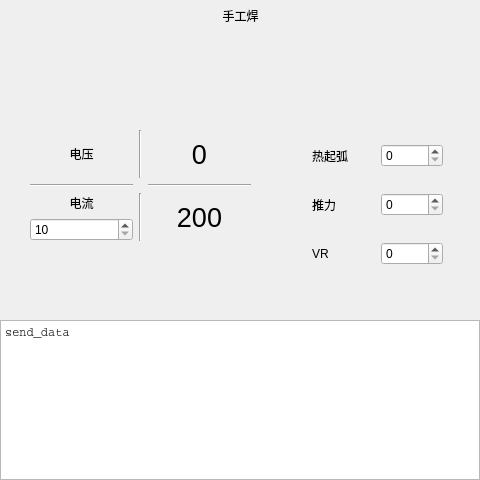
<?xml version="1.0" encoding="UTF-8"?>
<ui version="4.0">
 <class>Dialog_hand</class>
 <widget class="QDialog" name="Dialog_hand">
  <property name="geometry">
   <rect>
    <x>0</x>
    <y>0</y>
    <width>480</width>
    <height>480</height>
   </rect>
  </property>
  <property name="windowTitle">
   <string>Dialog</string>
  </property>
  <widget class="QTextEdit" name="textEdit">
   <property name="geometry">
    <rect>
     <x>0</x>
     <y>320</y>
     <width>480</width>
     <height>160</height>
    </rect>
   </property>
   <property name="font">
    <font>
     <family>Courier</family>
     <pointsize>15</pointsize>
    </font>
   </property>
   <property name="html">
    <string>&lt;!DOCTYPE HTML PUBLIC &quot;-//W3C//DTD HTML 4.0//EN&quot; &quot;http://www.w3.org/TR/REC-html40/strict.dtd&quot;&gt;
&lt;html&gt;&lt;head&gt;&lt;meta name=&quot;qrichtext&quot; content=&quot;1&quot; /&gt;&lt;meta charset=&quot;utf-8&quot; /&gt;&lt;style type=&quot;text/css&quot;&gt;
p, li { white-space: pre-wrap; }
&lt;/style&gt;&lt;/head&gt;&lt;body style=&quot; font-family:'Courier'; font-size:15pt; font-weight:400; font-style:normal;&quot;&gt;
&lt;p style=&quot; margin-top:0px; margin-bottom:0px; margin-left:0px; margin-right:0px; -qt-block-indent:0; text-indent:0px;&quot;&gt;&lt;span style=&quot; font-family:'Microsoft YaHei UI'; font-size:9pt;&quot;&gt;send_data&lt;/span&gt;&lt;/p&gt;&lt;/body&gt;&lt;/html&gt;</string>
   </property>
  </widget>
  <widget class="QLabel" name="label_8">
   <property name="geometry">
    <rect>
     <x>0</x>
     <y>0</y>
     <width>481</width>
     <height>32</height>
    </rect>
   </property>
   <property name="text">
    <string>手工焊</string>
   </property>
   <property name="alignment">
    <set>Qt::AlignCenter</set>
   </property>
  </widget>
  <widget class="QWidget" name="">
   <property name="geometry">
    <rect>
     <x>30</x>
     <y>130</y>
     <width>221</width>
     <height>111</height>
    </rect>
   </property>
   <layout class="QGridLayout" name="gridLayout_3">
    <item row="0" column="0">
     <widget class="QLabel" name="label">
      <property name="text">
       <string>电压</string>
      </property>
      <property name="alignment">
       <set>Qt::AlignCenter</set>
      </property>
     </widget>
    </item>
    <item row="0" column="2">
     <widget class="QLabel" name="label_3">
      <property name="font">
       <font>
        <pointsize>20</pointsize>
       </font>
      </property>
      <property name="text">
       <string>0</string>
      </property>
      <property name="alignment">
       <set>Qt::AlignCenter</set>
      </property>
     </widget>
    </item>
    <item row="2" column="0">
     <layout class="QGridLayout" name="gridLayout_2">
      <item row="0" column="0">
       <widget class="QLabel" name="label_2">
        <property name="text">
         <string>电流</string>
        </property>
        <property name="alignment">
         <set>Qt::AlignCenter</set>
        </property>
       </widget>
      </item>
      <item row="1" column="0">
       <widget class="QSpinBox" name="spinBox_2">
        <property name="minimum">
         <number>10</number>
        </property>
        <property name="maximum">
         <number>270</number>
        </property>
       </widget>
      </item>
     </layout>
    </item>
    <item row="1" column="2">
     <widget class="Line" name="line_2">
      <property name="orientation">
       <enum>Qt::Horizontal</enum>
      </property>
     </widget>
    </item>
    <item row="2" column="2">
     <widget class="QLabel" name="label_4">
      <property name="font">
       <font>
        <pointsize>20</pointsize>
       </font>
      </property>
      <property name="text">
       <string>200</string>
      </property>
      <property name="alignment">
       <set>Qt::AlignCenter</set>
      </property>
     </widget>
    </item>
    <item row="1" column="0">
     <widget class="Line" name="line">
      <property name="orientation">
       <enum>Qt::Horizontal</enum>
      </property>
     </widget>
    </item>
    <item row="2" column="1">
     <widget class="Line" name="line_3">
      <property name="orientation">
       <enum>Qt::Vertical</enum>
      </property>
     </widget>
    </item>
    <item row="0" column="1">
     <widget class="Line" name="line_4">
      <property name="orientation">
       <enum>Qt::Vertical</enum>
      </property>
     </widget>
    </item>
   </layout>
  </widget>
  <widget class="QWidget" name="">
   <property name="geometry">
    <rect>
     <x>312</x>
     <y>124</y>
     <width>131</width>
     <height>161</height>
    </rect>
   </property>
   <layout class="QGridLayout" name="gridLayout_6">
    <item row="0" column="0">
     <layout class="QGridLayout" name="gridLayout">
      <item row="0" column="0">
       <widget class="QLabel" name="label_5">
        <property name="text">
         <string>热起弧</string>
        </property>
       </widget>
      </item>
      <item row="0" column="1">
       <widget class="QSpinBox" name="spinBox_3">
        <property name="minimum">
         <number>0</number>
        </property>
        <property name="maximum">
         <number>10</number>
        </property>
       </widget>
      </item>
     </layout>
    </item>
    <item row="1" column="0">
     <layout class="QGridLayout" name="gridLayout_4">
      <item row="0" column="0">
       <widget class="QLabel" name="label_6">
        <property name="text">
         <string>推力</string>
        </property>
       </widget>
      </item>
      <item row="0" column="1">
       <widget class="QSpinBox" name="spinBox_4">
        <property name="minimum">
         <number>0</number>
        </property>
        <property name="maximum">
         <number>10</number>
        </property>
       </widget>
      </item>
     </layout>
    </item>
    <item row="2" column="0">
     <layout class="QGridLayout" name="gridLayout_5">
      <item row="0" column="0">
       <widget class="QLabel" name="label_7">
        <property name="text">
         <string>VR</string>
        </property>
       </widget>
      </item>
      <item row="0" column="1">
       <widget class="QSpinBox" name="spinBox_5">
        <property name="minimum">
         <number>0</number>
        </property>
        <property name="maximum">
         <number>1</number>
        </property>
       </widget>
      </item>
     </layout>
    </item>
   </layout>
  </widget>
 </widget>
 <resources/>
 <connections/>
</ui>
